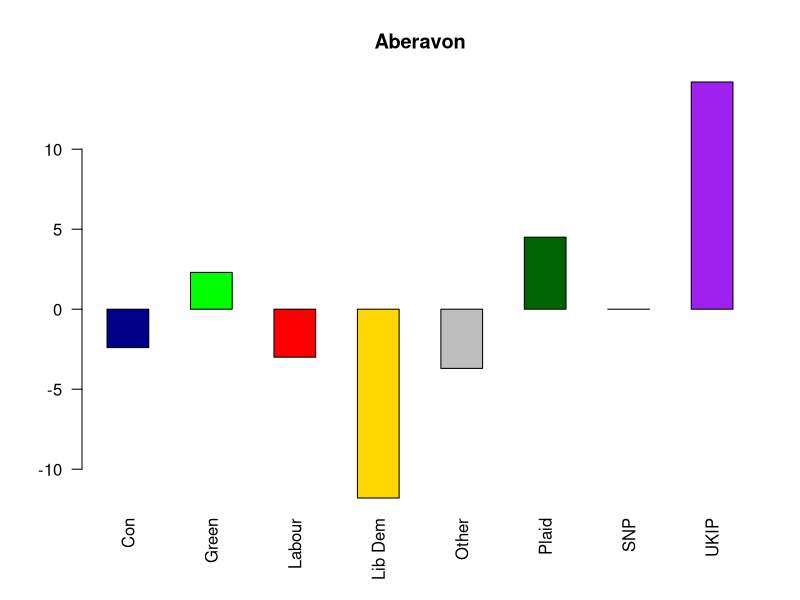
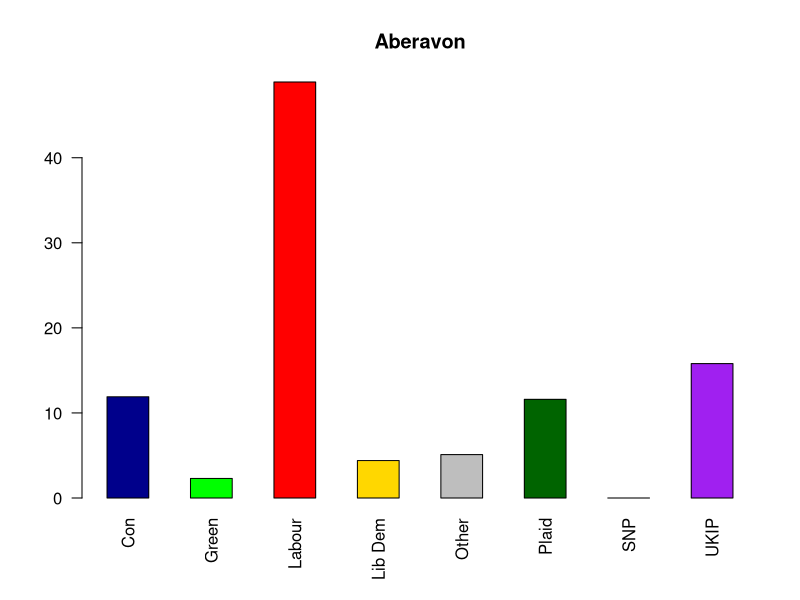
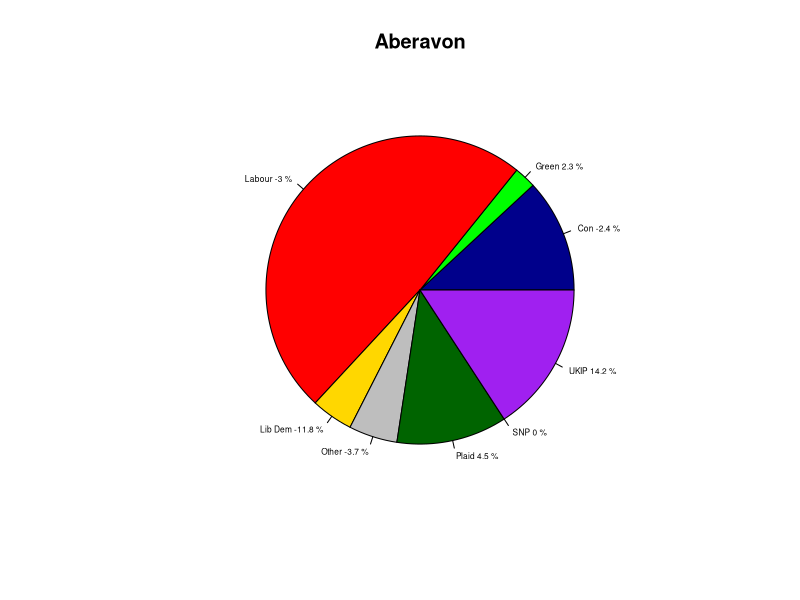
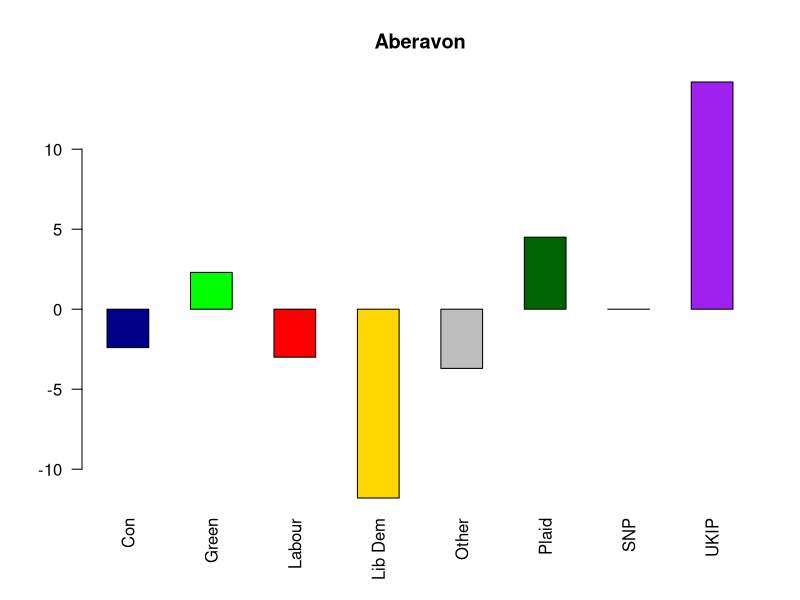
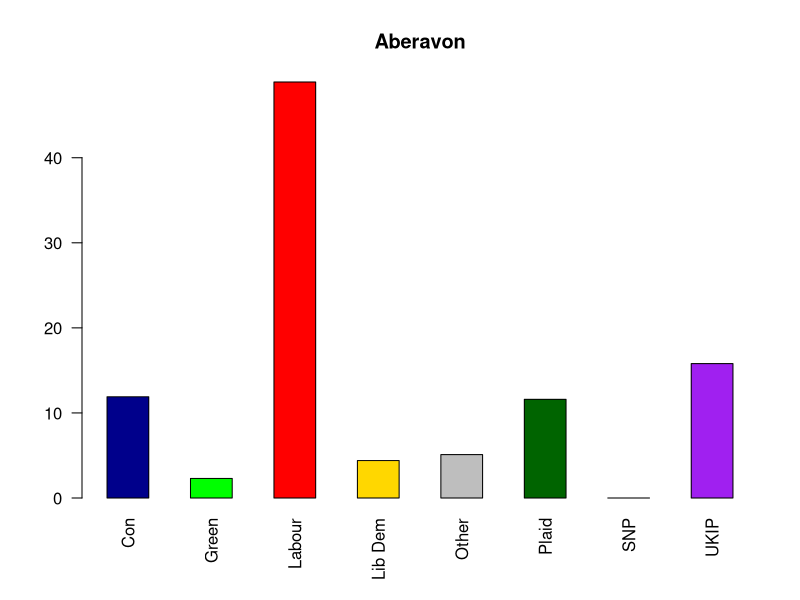
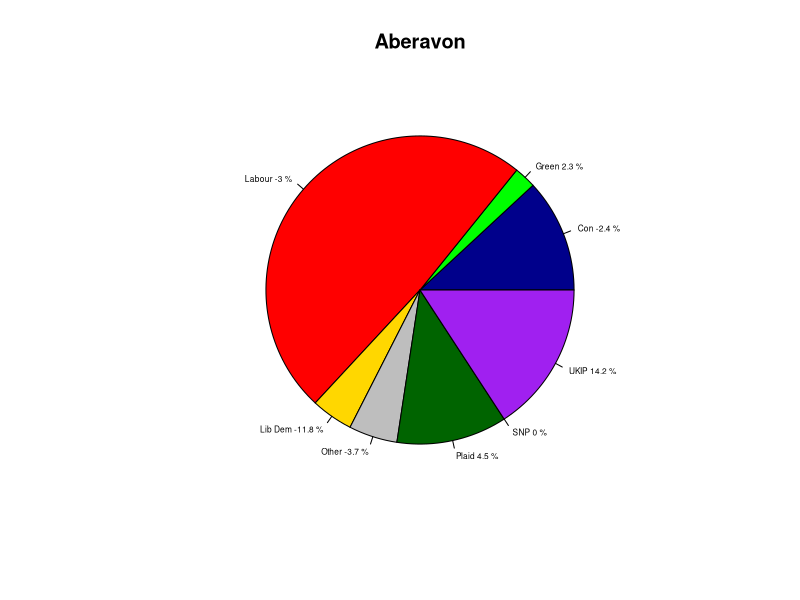
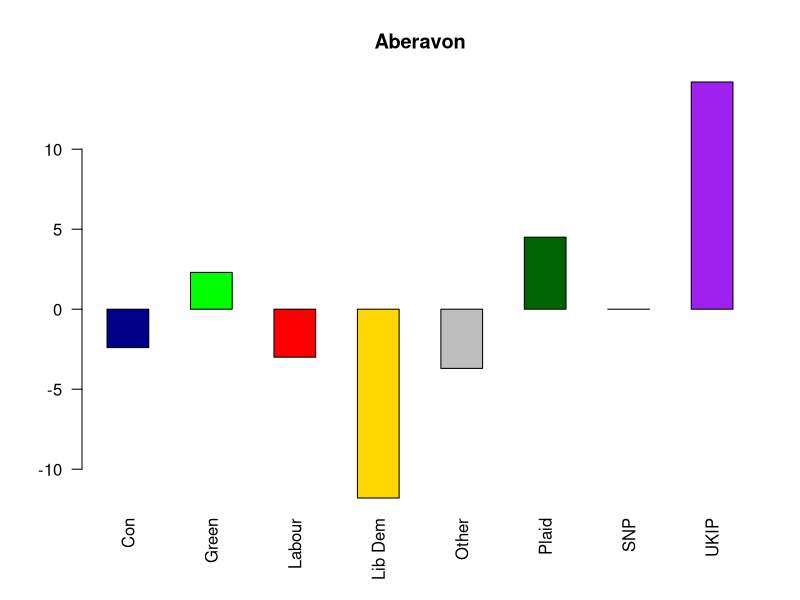
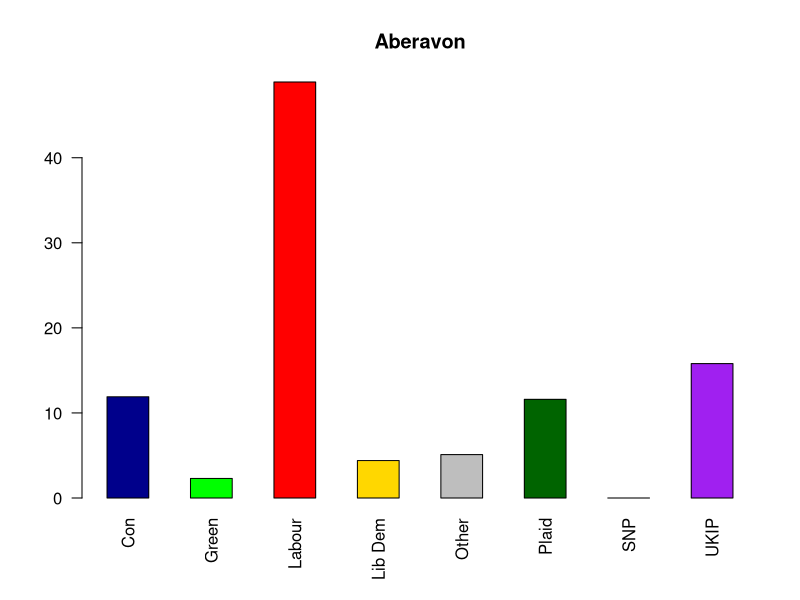

Write R code to recreate these figures, in order.
setwd("~/Documents/GitHub/robwebby.github.io")
GE_2015 <- read.csv("GE2015_Results.csv")
Party_Names <- c("Con","Green","Labour","Lib Dem","Other","Plaid","SNP","UKIP")
GE_2015_VS <- GE_2015[,c(2,20:27)]
Con_Names <- as.data.frame(GE_2015$Constituency.Name)
Con_Data_VS <- GE_2015_VS[,-1]
rownames(Con_Data_VS) <- GE_2015_VS[,1]
GE_2015_VSC <- GE_2015[,c(2,28:35)]
Con_Data_VSC <- GE_2015_VSC[,-1]
rownames(Con_Data_VSC) <- GE_2015_VSC[,1]

setwd("~/Documents/GitHub/robwebby.github.io/2015_VSC_Plots")
for(i in 1:650){
  Constituencyinput <- 1
  IndCon_Data_VSC <- Con_Data_VSC[Constituencyinput,]
  IndCon_Data_VSC <- as.matrix.data.frame(IndCon_Data_VSC)
  IndCon_Data_VS <- Con_Data_VS[Constituencyinput,]
  IndCon_Data_VS <- as.matrix.data.frame(IndCon_Data_VS)
  ylim_VSC <- c(min(t(IndCon_Data_VSC)),max(t(IndCon_Data_VSC)))
  ylim_VS <- c(min(t(IndCon_Data_VS)),max(t(IndCon_Data_VS)))
  Constituency <- as.character(Con_Names[Constituencyinput,])

    # Render a barplot
    VSC_Plot <- barplot(IndCon_Data_VSC, main= Constituency,
                      col=c("darkblue","green","red","gold","grey","darkgreen","yellow","purple"), beside=TRUE, names.arg = Party_Names, ylim = ylim_VSC, cex.sub = 1, font.sub = 4
                      ,las=2)
    dev.print(png, paste(Constituency,"_VSC2015.png", sep = ""), width = 448, height = 356) 
    
    VS_Plot <- barplot(IndCon_Data_VS, main= Constituency,
                      col=c("darkblue","green","red","gold","grey","darkgreen","yellow","purple"), beside=TRUE, names.arg = Party_Names, ylim = ylim_VS, cex.sub = 1, font.sub = 4
                      ,las=2)
    dev.print(png, paste(Constituency,"VS2015.png", sep = ""), width = 448, height = 356) 
    
    #pie
    par(srt=0) 
    VS_Plot_pie <- pie(IndCon_Data_VS, main= Constituency,labels = paste(Party_Names,IndCon_Data_VSC,"%",sep = " "),
                       col=c("darkblue","green","red","gold","grey","darkgreen","yellow","purple"),cex = .5 )
    dev.print(png, paste(Constituency,"VS2015_pie.png", sep = ""), width = 448, height = 356) 
  }

